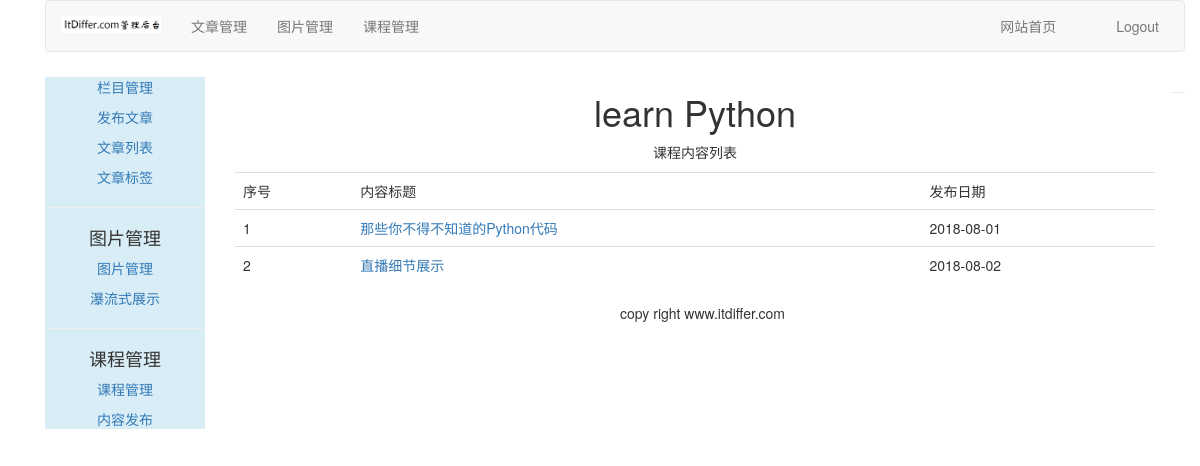
The page /course/list-lessons/3/ on the database its author committed.
### course/models.py (models this page shows, shortened)
class Course(models.Model):
    user = models.ForeignKey(User, on_delete=models.CASCADE, related_name='courses_user')
    title = models.CharField(max_length=200)
    slug = models.SlugField(max_length=200, unique=True)
    overview = models.TextField()
    created = models.DateTimeField(auto_now_add=True)
    student = models.ManyToManyField(User, related_name="courses_joined", blank=True)
    class Meta:
        ordering = ('-created',)

class Lesson(models.Model):
    user = models.ForeignKey(User, on_delete=models.CASCADE, related_name='lesson_user')
    course = models.ForeignKey(Course, on_delete=models.CASCADE, related_name='lesson')
    title = models.CharField(max_length=200)
    video = models.FileField(upload_to=user_directory_path)
    description = models.TextField(blank=True)
    attach = models.FileField(blank=True, upload_to=user_directory_path)
    created = models.DateTimeField(auto_now_add=True)
    order = OrderField(blank=True, for_fields=['course'])
    class Meta:
        ordering = ['order']

### course/views.py (the view)
# urls.py: path('list-lessons/<int:course_id>/', ListLessonsView.as_view(), name="list_lessons"),
class ListLessonsView(LoginRequiredMixin, TemplateResponseMixin, View):
    login_url = "/account/login/"
    template_name = 'course/manage/list_lessons.html'
    def get(self, request, course_id):
        course = get_object_or_404(Course, id=course_id)
        return self.render_to_response({'course':course})

### templates/course/manage/list_lessons.html (shortened to what this page needs)
{% extends "article/base.html" %}
{% block content %}
<div>
    <div class='text-center'>
      <h1>{{ course.title }}</h1>
        <p>课程内容列表</p>
    </div>
    <table class="table table-hover" style="margin-top:10px">
    	<tr>
    		<td>序号</td>
            <td>内容标题</td>
            <td>发布日期</td>
    	</tr>
    	{% for lesson in course.lesson.all %}
    	<tr id={{ forloop.counter }}>
    		<td>{{ forloop.counter }}</td>
    		<td><a href="{% url 'course:detail_lesson' lesson.id %}">{{ lesson.title }}</a></td>
    		<td>{{ lesson.created|date:"Y-m-d" }}</td>
    	</tr>
    	{% endfor %}
    </table>
</div>
{% endblock %}

### rows shown on the page
Course: title "learn Python"
Lesson: title "那些你不得不知道的Python代码", created "2018-08-01"
Lesson: title "直播细节展示", created "2018-08-02"
